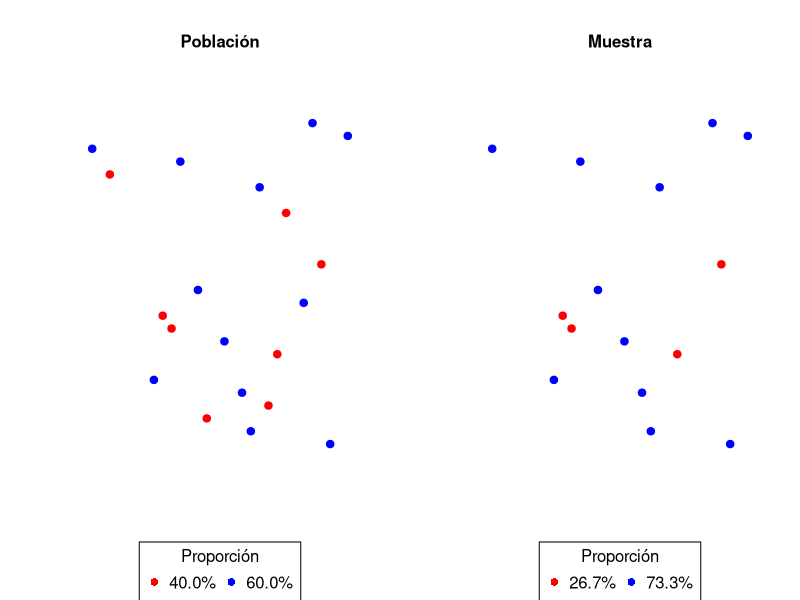
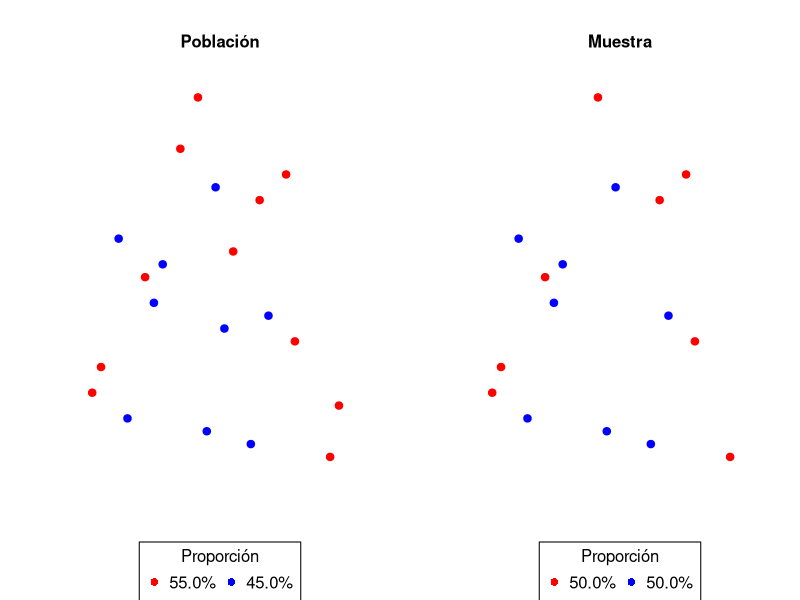

Recreate these plots in R, in order.
## ---- chunk 1
  set.seed(250)
  par(mfrow = c(1,2), las = 1, bty = "n", bg = NA)
  pos = data.frame(sample(1:30,20), sample(1:30,20))
  pos[,3] = NA
  n = sample(3:17, 1)
  pos[sample(1:20,n),3] = "red"
  pos[,3] = ifelse(is.na(pos[,3]), "blue", pos[,3])
  
  plot(x = pos[,1], y = pos[,2],
       pch = 20, cex = 1.5, col = pos[,3],
       xaxt = "n", yaxt = "n",
       xlab = "", ylab = "", main = "Población",
       cex.main = 1,
       xlim = c(1,30), ylim = c(0,30))
  legend("bottom",
         legend = paste(format(round(c(sum(pos[,3] == "red"), sum(pos[,3] == "blue"))/length(pos[,3])*100,1),
                               nsmall = 1),"%", sep = ""),
         pch = 16, col = c("red", "blue"), horiz = T,
         bty = "o", inset = c(0,-0.25), xpd = T,
         title = "Proporción", cex = 1)
  
  n2 = sample(1:20, sample(1:19,1))
  plot(x = pos[n2,1], y = pos[n2,2],
       pch = 20, cex = 1.5, col = pos[n2,3],
       xaxt = "n", yaxt = "n",
       xlab = "", ylab = "", main = "Muestra", cex.main = 1,
       xlim = c(1,30), ylim = c(0,30))
  legend("bottom",
         legend = paste(format(round(c(sum(pos[n2,3] == "red"), sum(pos[n2,3] == "blue"))/length(pos[n2,3])*100,1),
                               nsmall = 1),"%", sep = ""),
         pch = 16, col = c("red", "blue"), horiz = T,
         bty = "o", inset = c(0,-0.25), xpd = T,
         title = "Proporción", cex = 1)
## ---- chunk 2
  set.seed(1070)
  par(mfrow = c(1,2), las = 1, bty = "n", bg = NA)
  pos = data.frame(sample(1:30,20), sample(1:30,20))
  pos[,3] = NA
  n = sample(3:17, 1)
  pos[sample(1:20,n),3] = "red"
  pos[,3] = ifelse(is.na(pos[,3]), "blue", pos[,3])
  
  plot(x = pos[,1], y = pos[,2],
       pch = 20, cex = 1.5, col = pos[,3],
       xaxt = "n", yaxt = "n",
       xlab = "", ylab = "", main = "Población", cex.main = 1,
       xlim = c(1,30), ylim = c(0,30))
  legend("bottom",
         legend = paste(format(round(c(sum(pos[,3] == "red"), sum(pos[,3] == "blue"))/length(pos[,3])*100,1),
                               nsmall = 1),"%", sep = ""),
         pch = 16, col = c("red", "blue"), horiz = T, bty = "o",
         inset = c(0,-0.25), xpd = T, title = "Proporción", cex = 1)
  set.seed(156)
  n2 = sample(1:20, sample(1:19,1))
  plot(x = pos[n2,1], y = pos[n2,2],
       pch = 20, cex = 1.5, col = pos[n2,3],
       xaxt = "n", yaxt = "n",
       xlab = "", ylab = "", main = "Muestra", cex.main = 1,
       xlim = c(1,30), ylim = c(0,30))
  legend("bottom",
         legend = paste(format(round(c(sum(pos[n2,3] == "red"), sum(pos[n2,3] == "blue"))/length(pos[n2,3])*100,1),
                               nsmall = 1),"%", sep = ""),
         pch = 16, col = c("red", "blue"), horiz = T, bty = "o",
         inset = c(0,-0.25), xpd = T,title = "Proporción", cex = 1)
